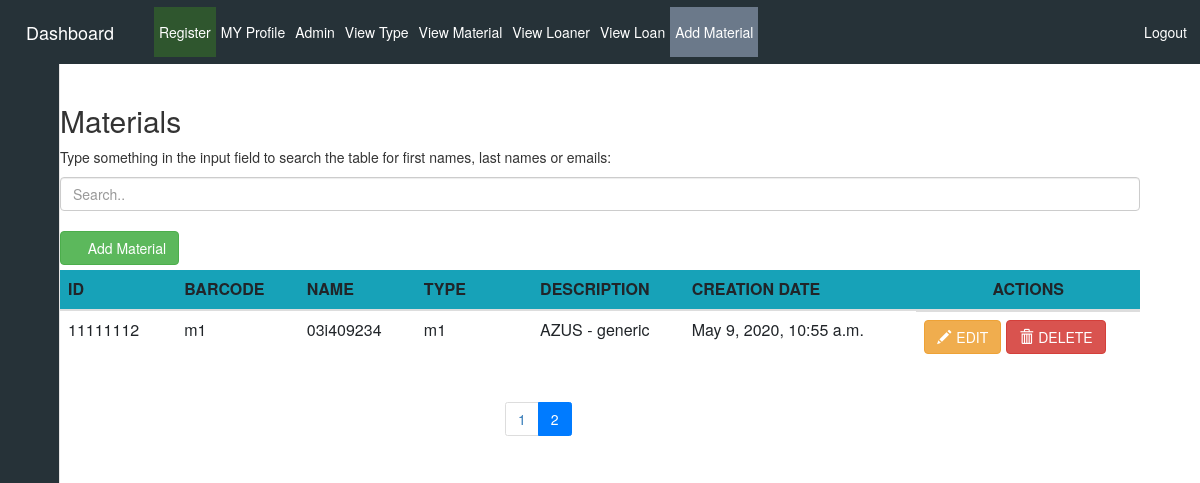
The app's page /MaterialView?page=2 (signed in), older data.
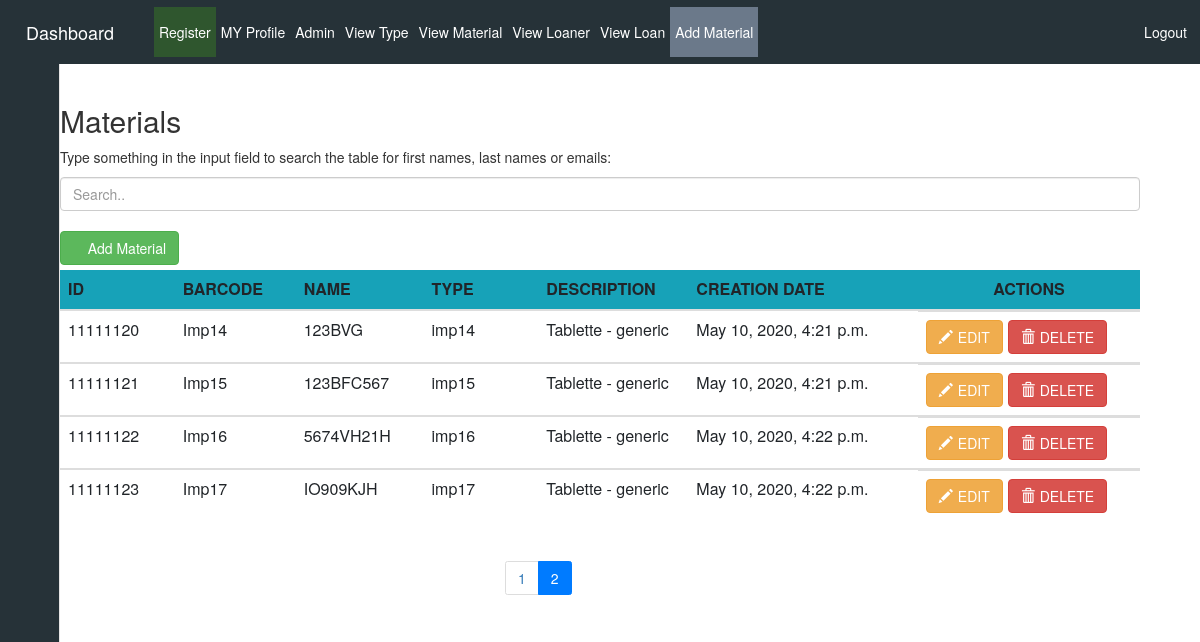
The same page, newer data.
### siteWeb/models.py (models this page shows, shortened)
class Material(models.Model):
    name = models.CharField(max_length=250)
    barcode = models.CharField(max_length=50)
    creation_date_mat = models.DateTimeField(auto_now_add=True)
    slug = models.SlugField(max_length=250, null=True, blank=True)
    material_picture = models.ImageField(blank=True, upload_to='media/', default='None/no-img.jpg', null=True)
    type = models.ForeignKey(Type, on_delete=models.CASCADE)

class Type(models.Model):
    TYPE_GENERIC = 'generic'
    TYPE_UNIQUE = 'unique'
    TYPE_CHOICES = (
        (TYPE_GENERIC, 'generic'),
        (TYPE_UNIQUE, 'unique'),
    )
    material_type = models.CharField(max_length=250, choices=TYPE_CHOICES, default=TYPE_GENERIC)
    name_type = models.CharField(max_length=250)
    description = models.TextField(blank=True)
    creation_date_type = models.DateTimeField(auto_now_add=True)
    unavailable = models.BooleanField(default=False)
    def __str__(self):
        return self.name_type + " - " + self.material_type

### siteWeb/crudAjaxMatViews.py (the view)
# urls.py: path('MaterialView', crudAjaxMatViews.indexView, name='MaterialView'),
def indexView(request):
    form = formMaterial()
    material = Material.objects.all()
    paginator = Paginator(material, per_page=7)
    page_number = request.GET.get('page', 1)
    page_obj = paginator.get_page(page_number)
    return render(request, 'siteWeb/crudMaterial/ajaxCrudMat.html', {"form": form, "materials": page_obj.object_list, 'paginator': paginator, 'page_number': int(page_number)})

### siteWeb/forms.py
class formMaterial(forms.ModelForm):
    type = forms.ModelChoiceField(queryset=Type.objects.filter(unavailable=False).order_by('material_type'))
    class Meta:
        model = Material
        fields = ['name','barcode','type', 'material_picture']

### siteWeb/templates/siteWeb/crudMaterial/ajaxCrudMat.html (shortened to what this page needs)
{% include "siteWeb/includes/dashboard.html" %}
{% load crispy_forms_tags %}
{% load static %}
{% block content %}
<head>
</head>
{% if user.is_authenticated %}
<div class="container">
    <div class="container-fluid">
            <h2>Materials</h2>
          <p>Type something in the input field to search the table for first names, last names or emails:</p>
          <input class="form-control" id="myInput" type="text" placeholder="Search..">
          <br>
         <a class="btn btn-success add-form offset-12" href="/addMaterial">
            <span><i class="fas fa-plus"></i> Add Material</span>
         </a>
    </div>
    <div class="table-responsive table-body">
        <table class="table container-fluid table-responsive mt-2">
            <thead class="bg-info">
                <tr>
                    <th scope="row" class="col-md-1">ID</th>
                    <th scope="col" class="col-md-1">BARCODE</th>
                    <th scope="col" class="col-md-1">NAME</th>
                    <th scope="col" class="col-md-1">TYPE</th>
                    <th scope="col" class="col-md-1">DESCRIPTION</th>
                    <th scope="col" class="col-md-2">CREATION DATE</th>
                    <th scope="col" class="col-md-1 text-center">ACTIONS</th>
                </tr>
            </thead>
            {% for material in materials %}
            <tbody id="myTable">
            <tr>
                <td scope="row">{{material.id}}</td>
                <td>{{material.name}}</td>
                <td>{{material.barcode}}</td>
                <td>{{material.slug}}</td>
                <td>{{material.type }}</td>
                <td>{{material.creation_date_mat}}</td>
                <td  class="d-flex">
                    <a href="/updateMaterial/{{material.id}}" class="btn btn-warning"><span class="glyphicon glyphicon-pencil mr-2"></span>EDIT</a>
                    <button  class="btn btn-danger ml-2" onClick="deleteMaterial({{material.id}})">
                        <span class="glyphicon glyphicon-trash mr-2"></span>DELETE
                    </button>
                </td>
            </tr>
            </tbody>
            {% endfor %}
        </table>
    </div>
    <div class="row">
        <div class="offset-5">
            <ul class="pagination">
                {% for i in paginator.page_range %}
                <li class="page-item {% if i == page_number %} active {% endif %}">
                    <a class="page-link"  href="?page={{ i }}">{{ i }}</a>
                </li>
                {% endfor %}
            </ul>
        </div>
    </div>
</div>
{% else %}
<center><p> No Permittion. If you have an account, <a href="/accounts/login">login.</a></p></center>
{% endif %}
{% endblock %}

Row changes from the older to the newer data that the page shows:
removed Material: id "11111112", name "m1", barcode "03i409234", slug "m1", type "AZUS - generic", creation_date_mat "May 9, 2020, 10:55 a.m."
added Material: id "11111120", name "Imp14", barcode "123BVG", slug "imp14", type "Tablette - generic", creation_date_mat "May 10, 2020, 4:21 p.m."
added Material: id "11111121", name "Imp15", barcode "123BFC567", slug "imp15", type "Tablette - generic", creation_date_mat "May 10, 2020, 4:21 p.m."
added Material: id "11111122", name "Imp16", barcode "5674VH21H", slug "imp16", type "Tablette - generic", creation_date_mat "May 10, 2020, 4:22 p.m."
added Material: id "11111123", name "Imp17", barcode "IO909KJH", slug "imp17", type "Tablette - generic", creation_date_mat "May 10, 2020, 4:22 p.m."
